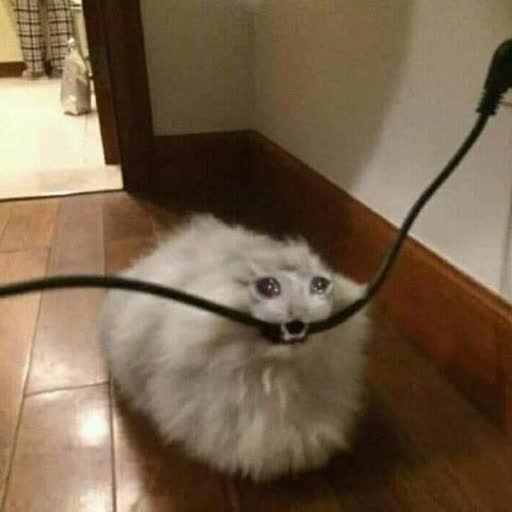
#> input picture wavelet_task/media/cat512.jpg, 512 x 512 px
$ python noise.py
#> lines starting #> are read from the running program, lines starting #| are printed output that depends on the picture
import numpy as np
from PIL import Image
import matplotlib.pyplot as plt


def add_gaussian_noise(image: np.ndarray, sigma: float, rng: np.random.Generator | None = None) -> np.ndarray:
    """
    Returns np.ndarray: Noisy image, dtype uint8, clipped to [0, 255].
    """
    if rng is None:
        rng = np.random.default_rng()

    noise = rng.normal(loc=0.0, scale=sigma, size=image.shape)
    noisy = image.astype(np.float64) + noise
    return np.clip(noisy, 0, 255).astype(np.uint8)


def add_salt_and_pepper_noise(image: np.ndarray, density: float, rng: np.random.Generator | None = None) -> np.ndarray:
    """
    Returns np.ndarray: Noisy image, dtype uint8, clipped to [0, 255].
    """
    if rng is None:
        rng = np.random.default_rng()

    noisy = image.copy()
    n_pixels = image.size
    n_corrupt = int(n_pixels * density)

    # choose corrupted pixel indices without replacement
    indices = rng.choice(n_pixels, size=n_corrupt, replace=False)

    # first half → salt (255), second half → pepper (0)
    salt_indices   = indices[: n_corrupt // 2]
    pepper_indices = indices[n_corrupt // 2 :]

    noisy.flat[salt_indices]   = 255
    noisy.flat[pepper_indices] = 0

    return noisy


if __name__ == "__main__":

    img = np.array(Image.open("./media/cat512.jpg").convert("L"))
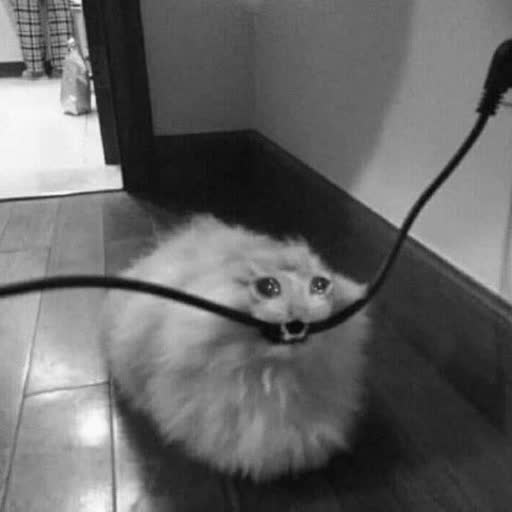
#> img: shape (512, 512); min 5, max 252, mean 101.9


    rng = np.random.default_rng(seed=42)
    low    = add_gaussian_noise(img, sigma=10,  rng=rng)
#> in add_gaussian_noise, `noisy = image.astype(np.float64) + noise`:
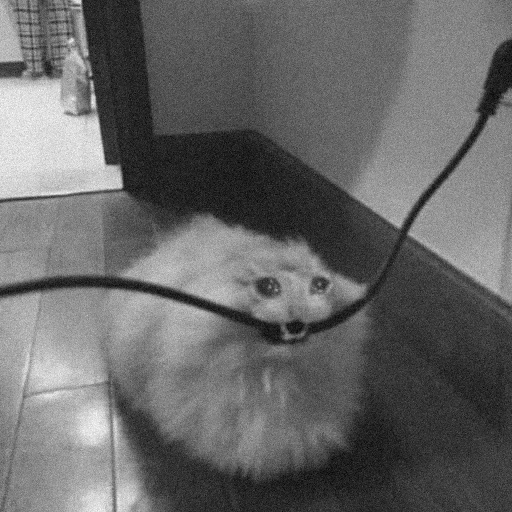
#> noisy: shape (512, 512) float64; min -20.28, max 279.9, mean 101.9; drawn with min black and max white
    medium = add_gaussian_noise(img, sigma=25,  rng=rng)
#> call 2 of add_gaussian_noise, with sigma = 25
#> in add_gaussian_noise (call 2), `noisy = image.astype(np.float64) + noise`:
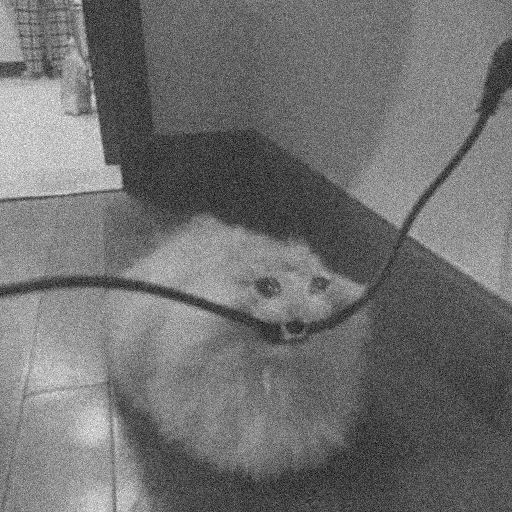
#> noisy: shape (512, 512) float64; min -86.79, max 340.3, mean 101.9; drawn with min black and max white
#> in add_gaussian_noise (call 2), `return np.clip(noisy, 0, 255).astype(np.uint8)`:
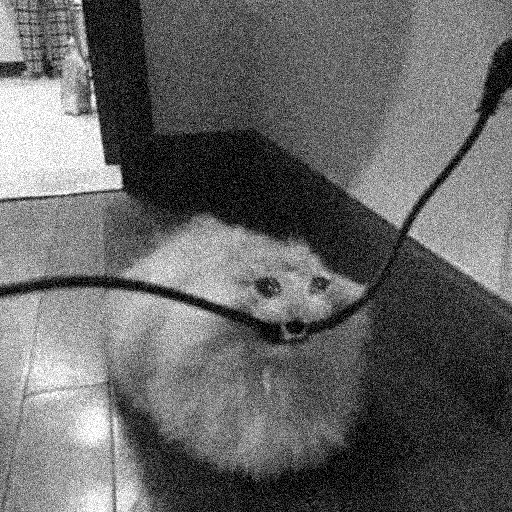
#> returned value: shape (512, 512); min 0, max 255, mean 101.7
    high   = add_gaussian_noise(img, sigma=50,  rng=rng)
#> call 3 of add_gaussian_noise, with sigma = 50
#> in add_gaussian_noise (call 3), `noisy = image.astype(np.float64) + noise`:
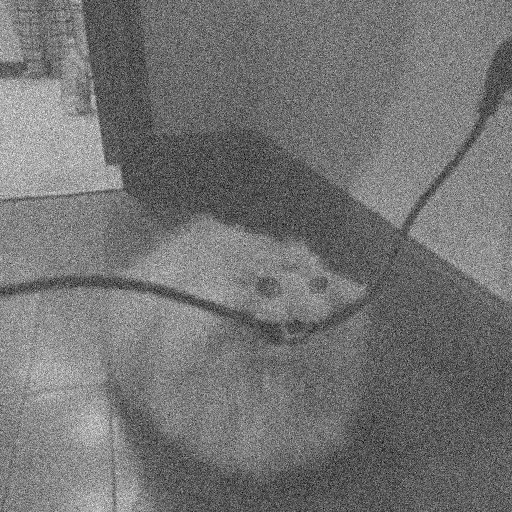
#> noisy: shape (512, 512) float64; min -179.1, max 439.8, mean 101.9; drawn with min black and max white
#> in add_gaussian_noise (call 3), `return np.clip(noisy, 0, 255).astype(np.uint8)`:
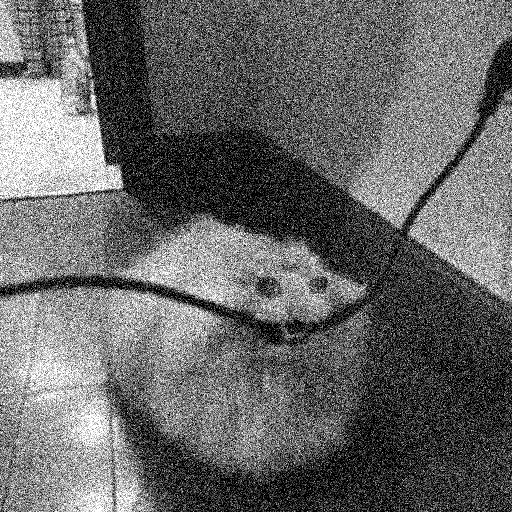
#> returned value: shape (512, 512); min 0, max 255, mean 103.3

    fig, axes = plt.subplots(1, 4, figsize=(16, 4))
    for ax, title, data in zip(
        axes,
        ["Original", "Low (σ=10)", "Medium (σ=25)", "High (σ=50)"],
        [img, low, medium, high],
    ):
        ax.imshow(data, cmap="gray", vmin=0, vmax=255)
        ax.set_title(title)
        ax.axis("off")
#> this loop made 4 passes
#> title on passes 1 to 4: 'Original', 'Low (σ=10)', 'Medium (σ=25)', 'High (σ=50)'

    plt.tight_layout()
    plt.savefig("./media/gaussian_noise_cover.png", dpi=150)
    plt.show()

$ run again, with wavelet_task/media/nature.jpg copied over wavelet_task/media/cat512.jpg
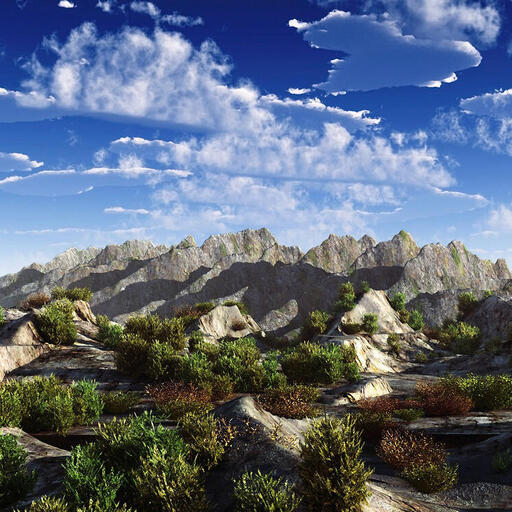
#> input picture wavelet_task/media/nature.jpg, 512 x 512 px
#> in add_gaussian_noise (call 3), `noisy = image.astype(np.float64) + noise`:
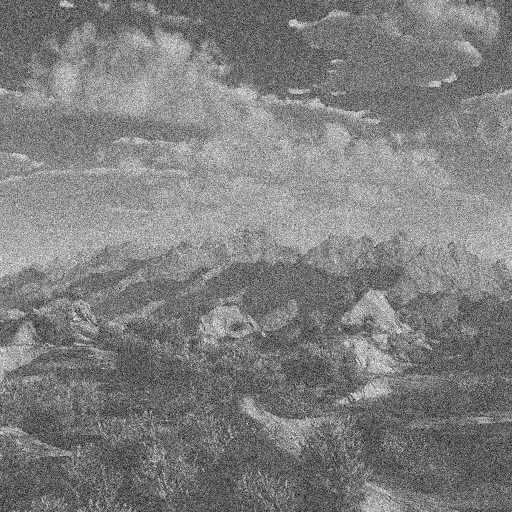
#> noisy: shape (512, 512) float64; min -186.4, max 392.1, mean 102.9; drawn with min black and max white
#> in add_gaussian_noise (call 3), `return np.clip(noisy, 0, 255).astype(np.uint8)`:
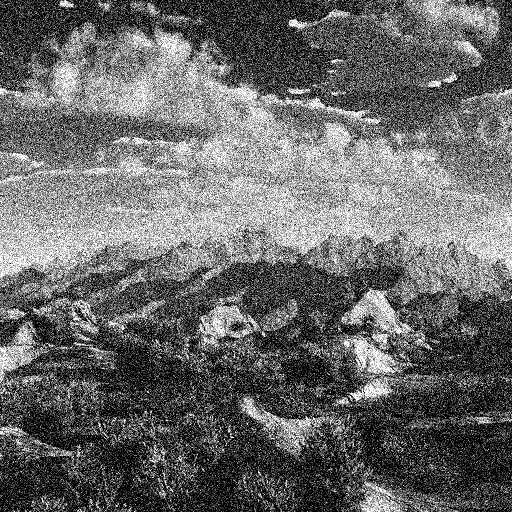
#> returned value: shape (512, 512); min 0, max 255, mean 104.6
#> the loop `for ax, title, data in zip( axes, ["Original", "Low (σ=10)", "Medium (..` made 4 passes
#> title on passes 1 to 4: 'Original', 'Low (σ=10)', 'Medium (σ=25)', 'High (σ=50)'

$ run again, with wavelet_task/media/nature_decomposition.png saved as wavelet_task/media/cat512.jpg
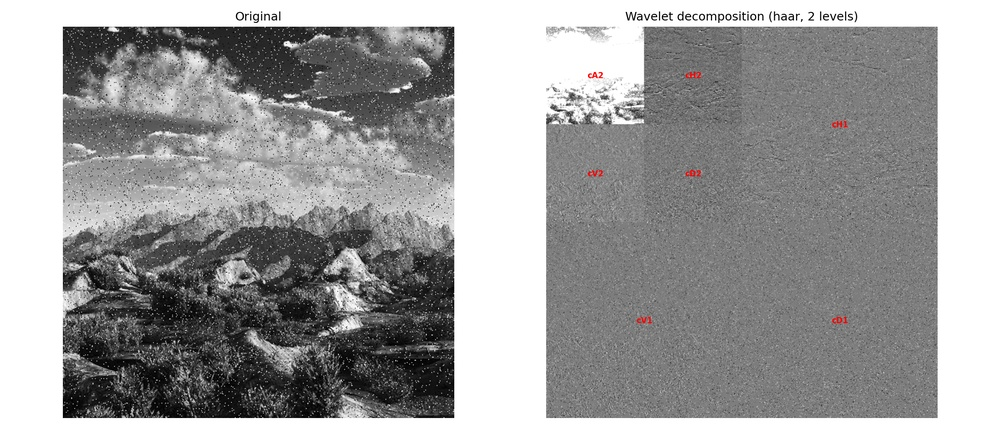
#> input picture wavelet_task/media/nature_decomposition.png, 1000 x 429 px, shrunk from 2100 x 900 before the run
#> in add_gaussian_noise (call 3), `noisy = image.astype(np.float64) + noise`:
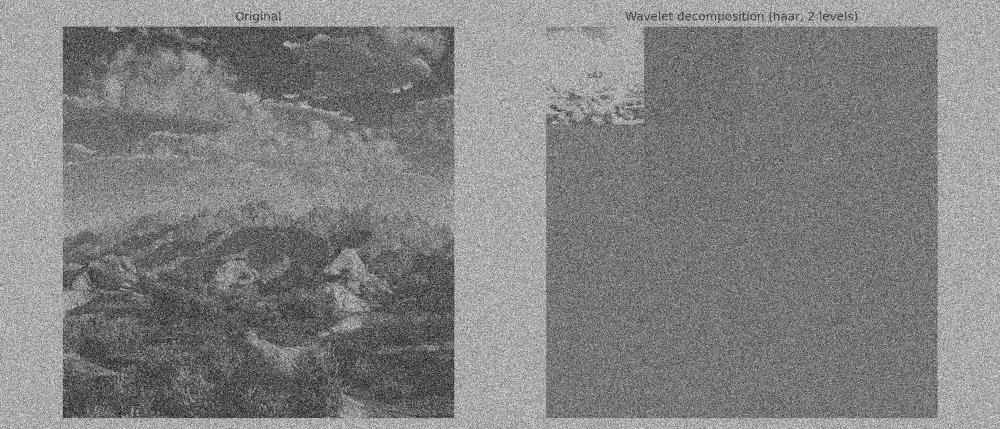
#> noisy: shape (429, 1000) float64; min -174.6, max 470.6, mean 156.4; drawn with min black and max white
#> in add_gaussian_noise (call 3), `return np.clip(noisy, 0, 255).astype(np.uint8)`:
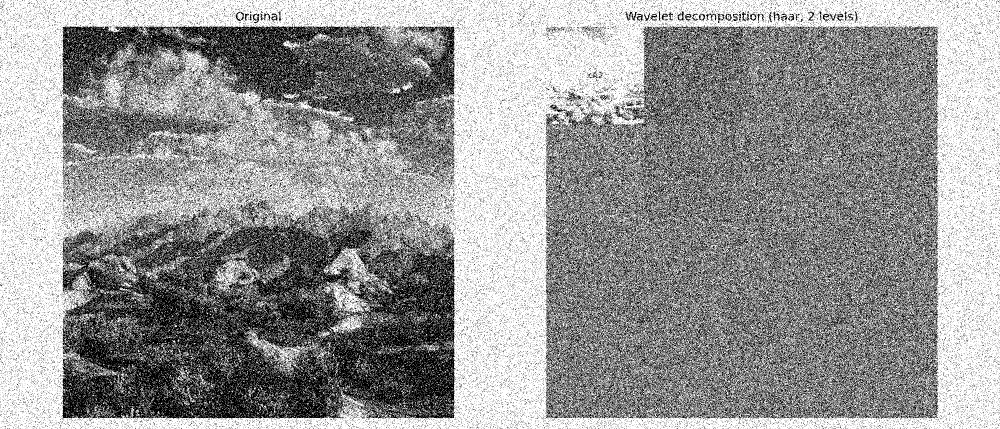
#> returned value: shape (429, 1000); min 0, max 255, mean 150.8
#> the loop `for ax, title, data in zip( axes, ["Original", "Low (σ=10)", "Medium (..` made 4 passes
#> title on passes 1 to 4: 'Original', 'Low (σ=10)', 'Medium (σ=25)', 'High (σ=50)'
